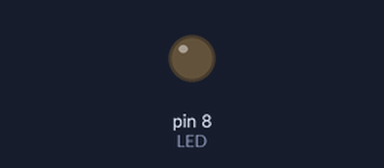
The sketch below on a simulated Arduino Uno, built with avr-gcc and run on an emulated ATmega328P. Shown: output pins drawn as LEDs (lit = HIGH).

Above: at 1.3 s.
At 9.3 s:
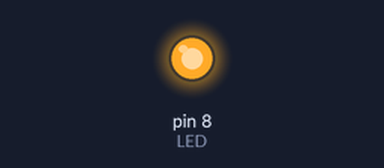
Timing chart, 0 to 9.6 s (numbered marks = the images above):
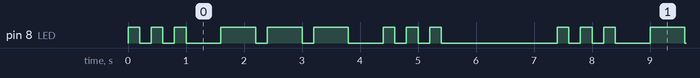

The sketch:

Ornek2_SOS_Mors.ino
```cpp
/*
  ROBOTİK KODLAMA 10 - 6. HAFTA - ÖRNEK 2 (UYGULAMA): SOS MORS IŞIĞI
  -------------------------------------------------------------------
  Senaryo : Denizde kaybolan bir tekne imdat sinyali verir: S = 3 kısa, O = 3 uzun, S = 3 kısa.
  Kazanım : delay() süreleriyle ritim kurmak, aynı pini tekrar tekrar sürmek, yorum satırı yazmak.

  ZAMANLAMA TABLOSU
    Kısa yanma  (nokta)  : 200 ms
    Uzun yanma  (çizgi)  : 600 ms
    Yanmalar arası ara   : 200 ms
    Harfler arası ara    : 600 ms (200 ms ara + 400 ms ek)
    Tekrar arası ara     : 2000 ms

  MALZEME VE DEVRE: Örnek 1 ile aynı (LED + 220 ohm direnç, D8 ve GND).

  TINKERCAD'DE KURULUM
    Örnek 1 devresini kopyala, kodu bu dosyayla değiştir. Seri Monitör gerekmez.
*/

void setup() {
  pinMode(8, OUTPUT);       // 8. pin LED için çıkış
}

void loop() {
  // ---- S harfi: ... (üç kısa) ----
  digitalWrite(8, HIGH); delay(200);   // 1. kısa yan
  digitalWrite(8, LOW);  delay(200);   // ara
  digitalWrite(8, HIGH); delay(200);   // 2. kısa yan
  digitalWrite(8, LOW);  delay(200);   // ara
  digitalWrite(8, HIGH); delay(200);   // 3. kısa yan
  digitalWrite(8, LOW);  delay(600);   // harf arası uzun ara

  // ---- O harfi: --- (üç uzun) ----
  digitalWrite(8, HIGH); delay(600);   // 1. uzun yan
  digitalWrite(8, LOW);  delay(200);   // ara
  digitalWrite(8, HIGH); delay(600);   // 2. uzun yan
  digitalWrite(8, LOW);  delay(200);   // ara
  digitalWrite(8, HIGH); delay(600);   // 3. uzun yan
  digitalWrite(8, LOW);  delay(600);   // harf arası uzun ara

  // ---- S harfi: ... (üç kısa) ----
  digitalWrite(8, HIGH); delay(200);   // 1. kısa yan
  digitalWrite(8, LOW);  delay(200);   // ara
  digitalWrite(8, HIGH); delay(200);   // 2. kısa yan
  digitalWrite(8, LOW);  delay(200);   // ara
  digitalWrite(8, HIGH); delay(200);   // 3. kısa yan
  digitalWrite(8, LOW);  delay(2000);  // sinyal bitti, tekrardan önce 2 sn bekle
}

/*
  DEĞİŞTİR VE GÖZLE
    - Kısa süreyi 100 ms, uzun süreyi 300 ms yap. Sinyal hâlâ okunabiliyor mu?
    - Kodda "digitalwrite" (küçük w) yazıp derle. Derleyici ne diyor?

  TOPLAM SÜRE (doğrulama)
    S: 3x200 + 2x200 + 600 = 1600 ms
    O: 3x600 + 2x200 + 600 = 2800 ms
    S: 3x200 + 2x200 + 2000 = 3000 ms
    Döngü = 7400 ms = 7,4 saniye
*/
```

Measured:
- by itself, pin 8 (LED): repeats every 7.4 s: 2 × (LOW 0.20 s, HIGH 0.20 s), LOW 0.60 s, 2 × (HIGH 0.60 s, LOW 0.20 s), HIGH 0.60 s, LOW 0.60 s, 2 × (HIGH 0.20 s, LOW 0.20 s), HIGH 0.20 s, LOW 2.0 s, HIGH 0.20 s
- by itself, everything shown: repeats every 7.4 s, in 18 steps
